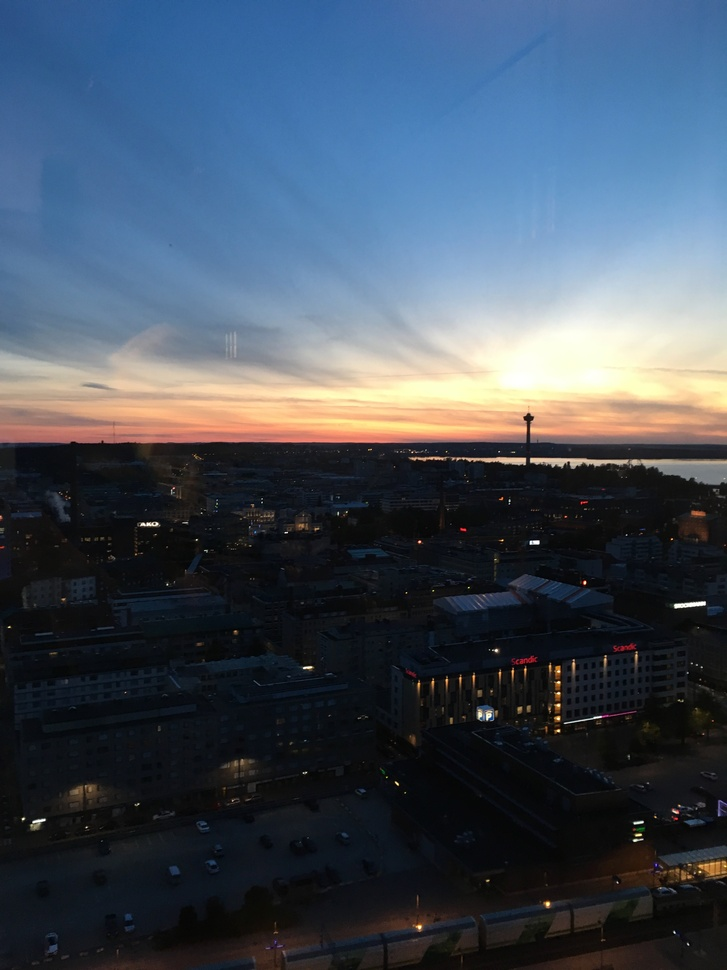
#> input picture IMG_0909.jpeg, 727 x 970 px, shrunk from 3024 x 4032 before the run
$ python test_file.py
#> lines starting #> are read from the running program, lines starting #| are printed output that depends on the picture
from PIL import Image
im = Image.open('IMG_0909.jpeg')
#> im is the input picture: PIL image 727x970 RGB; mean R, G, B 66.7, 78.2, 92.3
pixelMap = im.load()

img = Image.new(im.mode, im.size)
#> img: PIL image 727x970 RGB; every value is 0
pixelsNew = img.load()
for i in range(img.size[0]):
    for j in range(img.size[1]):
        if 205 in pixelMap[i,j]:
            pixelsNew[i,j] = (0, 0, 0)
        else:
            pixelsNew[i,j] = pixelMap[i,j]

img.show()
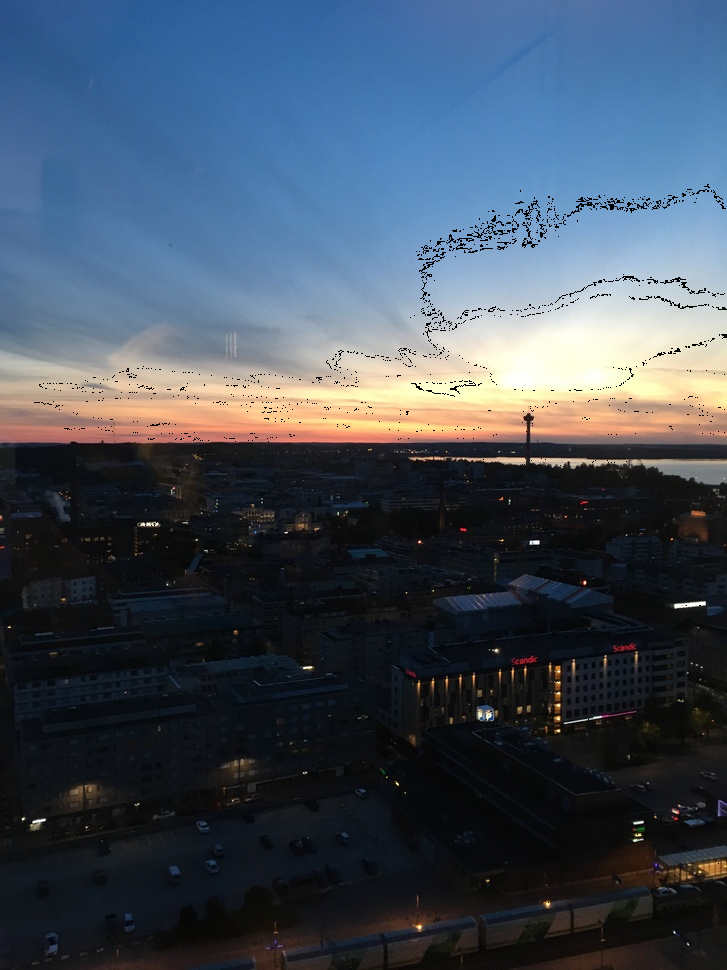
#> shown: PIL image 727x970 RGB; mean R, G, B 65.8, 77.3, 91.3
img.save("image6.jpeg")
img.close()

ig = im.copy()
ig.save("ig.jpeg")
im.close()

$ run again, with ita.jpeg copied over IMG_0909.jpeg
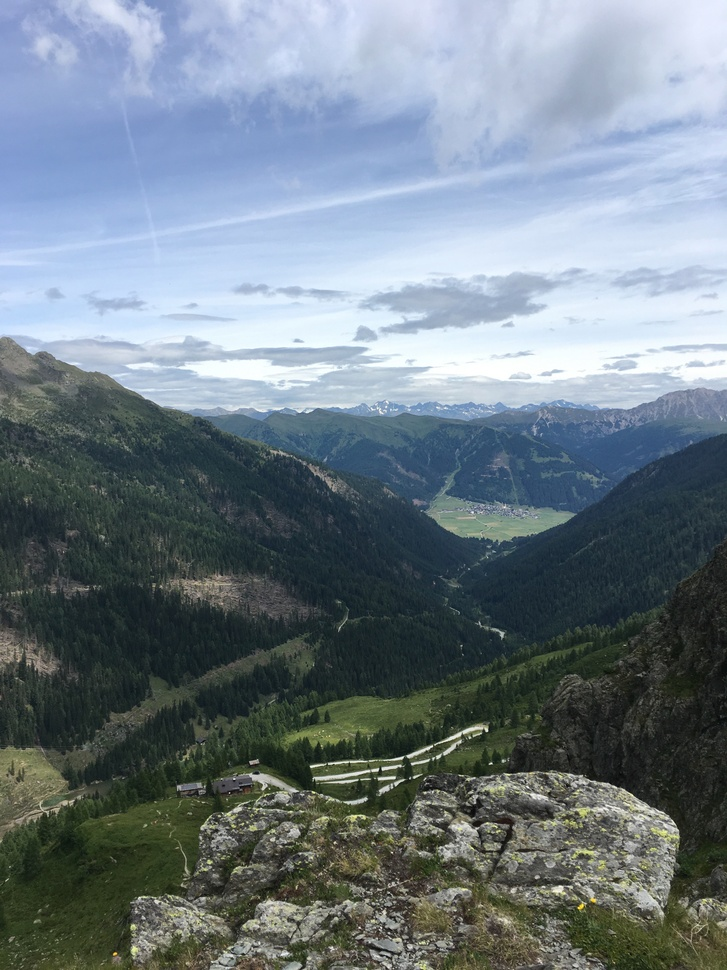
#> input picture ita.jpeg, 727 x 970 px, shrunk from 3024 x 4032 before the run
#> im is the input picture: PIL image 727x970 RGB; mean R, G, B 112, 124.9, 133.5
#> img: PIL image 727x970 RGB; every value is 0
#> `img.show()`:
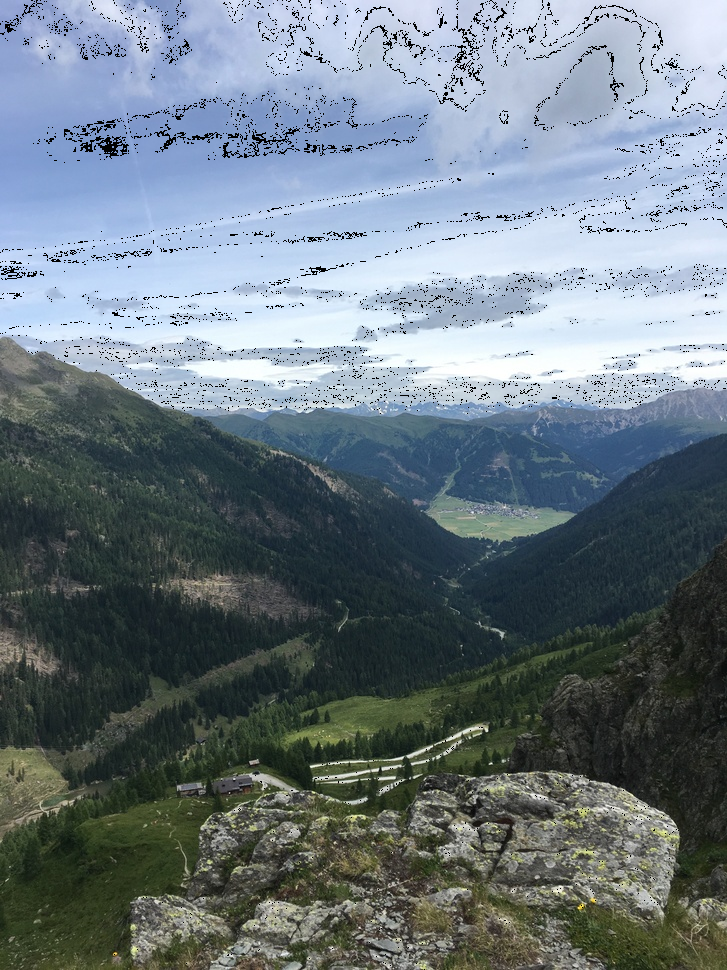
#> shown: PIL image 727x970 RGB; mean R, G, B 109.1, 121.8, 130
